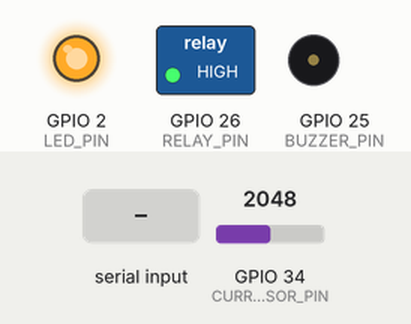
A sketch run on a simulated ESP32. Shown: switched loads named in the sketch (green lamp = pin HIGH), output pins drawn as LEDs (lit = HIGH), buzzer (waves = sounding, pin HIGH). The inputs (shaded band) are chosen by the test bench; at power-on: GPIO 34 (CURRENT_SENSOR_PIN) = 2048. WiFi joins after 1.5 s; servers stay silent unless stated; uploads are accepted with an empty reply; EEPROM starts erased; what the sketch prints to the serial monitor is not drawn. At 17.4 s the program restarts the board; the recording ends there.

Above: at 3.1 s.
3.2 s: "ON" received over Serial
At 6.5 s:
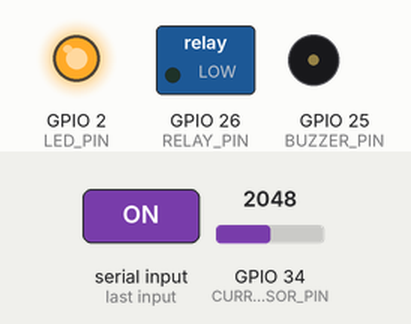
7.4 s: "OFF" received over Serial
At 9.47 s:
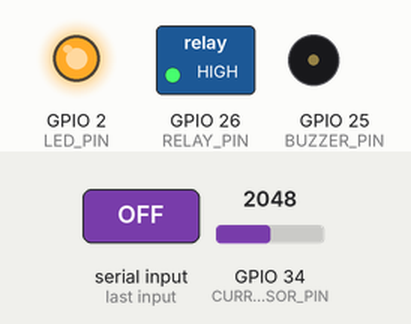
11.1 s: "STOP" received over Serial
At 15.6 s:
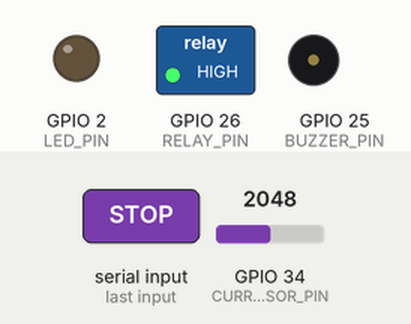
15.7 s: "RESET" received over Serial
At 16.3 s:
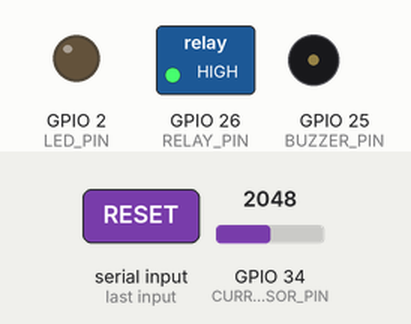
Timing chart, 0 to 17.4 s (numbered marks = the images above; inputs shaded):
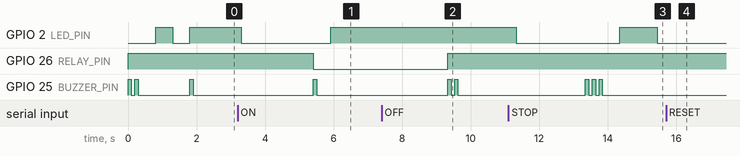

The sketch:

esp32_smart_meter.ino
```cpp
#include <WiFi.h>
#include <HTTPClient.h>
#include <ArduinoJson.h>
#include <EEPROM.h>

// WiFi Configuration
const char* ssid = "STUDENT";
const char* password = "cosmos1213";
const char* serverURL = "http://172.16.22.116/smart";

// Pin Definitions
#define CURRENT_SENSOR_PIN 34
#define RELAY_PIN 26
#define LED_PIN 2
#define BUZZER_PIN 25

// Sensor Configuration
float threshold = 0.3;
float calibrationOffset = 2.5;
float sensitivity = 0.1;

// System Variables
String lastCommand = "OFF";
String deviceStatus = "OFF";
unsigned long lastUpload = 0;
unsigned long lastCommandCheck = 0;
unsigned long uploadInterval = 5000;  // 5 seconds
unsigned long commandInterval = 3000; // 3 seconds
int reconnectAttempts = 0;
bool systemEnabled = true;

// Statistics
unsigned long totalReadings = 0;
float totalEnergy = 0;
float maxCurrent = 0;
float minCurrent = 999;

void setup() {
  Serial.begin(115200);
  Serial.println("=== ESP32 Smart Meter Starting ===");

  // Initialize pins
  pinMode(RELAY_PIN, OUTPUT);
  pinMode(LED_PIN, OUTPUT);
  pinMode(BUZZER_PIN, OUTPUT);

  // Initial state
  digitalWrite(RELAY_PIN, HIGH); // Relay OFF (assuming active LOW)
  digitalWrite(LED_PIN, LOW);

  // Initialize EEPROM for storing settings
  EEPROM.begin(512);

  // Startup beep
  beep(2);

  // Connect to WiFi
  connectWiFi();

  Serial.println("=== System Ready ===");
  beep(1);
}

void loop() {
  // Check WiFi connection
  if (WiFi.status() != WL_CONNECTED) {
    handleWiFiReconnect();
    return;
  }

  // Read current sensor
  float current = readCurrent();
  updateStatistics(current);

  // Check for commands periodically
  if (millis() - lastCommandCheck >= commandInterval) {
    getCommand();
    lastCommandCheck = millis();
  }

  // Control relay based on command
  controlRelay(lastCommand);

  // Upload data periodically
  if (millis() - lastUpload >= uploadInterval) {
    sendData(current, deviceStatus);
    lastUpload = millis();
  }

  // Status LED
  updateStatusLED();

  // Serial output for debugging
  printStatus(current);

  delay(1000); // Main loop delay
}

float readCurrent() {
  // Take multiple readings for accuracy
  float sum = 0;
  int samples = 10;

  for (int i = 0; i < samples; i++) {
    int adc = analogRead(CURRENT_SENSOR_PIN);
    float voltage = adc * (3.3 / 4095.0);
    float current = (voltage - calibrationOffset) / sensitivity;

    // Filter noise
    if (abs(current) < threshold) current = 0;
    sum += abs(current);
    delay(10);
  }

  float avgCurrent = sum / samples;

  // Limit maximum reading (safety)
  if (avgCurrent > 50.0) avgCurrent = 50.0;

  return avgCurrent;
}

void controlRelay(String cmd) {
  bool newState = (cmd == "ON");
  bool currentState = (digitalRead(RELAY_PIN) == LOW);

  if (newState != currentState) {
    digitalWrite(RELAY_PIN, newState ? LOW : HIGH);
    deviceStatus = newState ? "ON" : "OFF";

    // Feedback
    beep(newState ? 1 : 2);
    Serial.println("Relay " + String(deviceStatus));

    // Send immediate status update
    sendStatusUpdate();
  }
}

void getCommand() {
  if (WiFi.status() != WL_CONNECTED) return;

  HTTPClient http;
  http.begin(String(serverURL) + "/get_status.php");
  http.setTimeout(5000);

  int httpCode = http.GET();

  if (httpCode == 200) {
    String response = http.getString();

    // Parse JSON response
    DynamicJsonDocument doc(1024);
    DeserializationError error = deserializeJson(doc, response);

    if (!error && doc["status"] == "success") {
      String newCommand = doc["data"]["last_command"];

      if (newCommand != lastCommand && (newCommand == "ON" || newCommand == "OFF")) {
        lastCommand = newCommand;
        Serial.println("New command received: " + newCommand);
      }
    } else {
      // Fallback: parse simple response
      int cmdIndex = response.indexOf("\"command\":");
      if (cmdIndex > 0) {
        int startQuote = response.indexOf("\"", cmdIndex + 10);
        int endQuote = response.indexOf("\"", startQuote + 1);
        if (startQuote > 0 && endQuote > 0) {
          lastCommand = response.substring(startQuote + 1, endQuote);
        }
      }
    }
  } else {
    Serial.println("Command fetch failed: " + String(httpCode));
  }

  http.end();
}

void sendData(float current, String status) {
  if (WiFi.status() != WL_CONNECTED) return;

  HTTPClient http;
  String url = String(serverURL) + "/upload_current.php?current=" +
               String(current, 2) + "&relay=" + status +
               "&device_id=ESP32_001&firmware=v2.0";

  http.begin(url);
  http.setTimeout(10000);

  int httpCode = http.GET();

  if (httpCode == 200) {
    String response = http.getString();

    // Parse response for feedback
    if (response.indexOf("\"status\":\"success\"") > 0) {
      totalReadings++;
      reconnectAttempts = 0; // Reset on successful upload
    }
  } else {
    Serial.println("Upload failed: " + String(httpCode));
    reconnectAttempts++;
  }

  http.end();
}

void sendStatusUpdate() {
  if (WiFi.status() != WL_CONNECTED) return;

  HTTPClient http;
  String url = String(serverURL) + "/device_status.php?device_id=ESP32_001&status=" +
               deviceStatus + "&uptime=" + String(millis()/1000);

  http.begin(url);
  http.GET();
  http.end();
}

void connectWiFi() {
  Serial.println("Connecting to WiFi: " + String(ssid));
  WiFi.begin(ssid, password);

  int attempts = 0;
  while (WiFi.status() != WL_CONNECTED && attempts < 30) {
    delay(500);
    Serial.print(".");
    attempts++;

    // Blink LED during connection
    digitalWrite(LED_PIN, !digitalRead(LED_PIN));
  }

  if (WiFi.status() == WL_CONNECTED) {
    Serial.println("\nWiFi Connected!");
    Serial.println("IP Address: " + WiFi.localIP().toString());
    Serial.println("Signal Strength: " + String(WiFi.RSSI()) + " dBm");
    digitalWrite(LED_PIN, HIGH);
  } else {
    Serial.println("\nWiFi Connection Failed!");
    digitalWrite(LED_PIN, LOW);
  }
}

void handleWiFiReconnect() {
  Serial.println("WiFi disconnected. Attempting reconnection...");
  digitalWrite(LED_PIN, LOW);

  WiFi.disconnect();
  delay(1000);
  connectWiFi();
}

void updateStatistics(float current) {
  if (current > maxCurrent) maxCurrent = current;
  if (current < minCurrent && current > 0) minCurrent = current;

  // Calculate energy (simplified)
  totalEnergy += (current * 220 * 1) / (1000 * 3600); // kWh per second
}

void updateStatusLED() {
  static unsigned long lastBlink = 0;
  static bool ledState = false;

  if (WiFi.status() == WL_CONNECTED) {
    if (deviceStatus == "ON") {
      // Solid ON when relay is active
      digitalWrite(LED_PIN, HIGH);
    } else {
      // Slow blink when connected but relay OFF
      if (millis() - lastBlink > 1000) {
        ledState = !ledState;
        digitalWrite(LED_PIN, ledState);
        lastBlink = millis();
      }
    }
  } else {
    // Fast blink when disconnected
    if (millis() - lastBlink > 200) {
      ledState = !ledState;
      digitalWrite(LED_PIN, ledState);
      lastBlink = millis();
    }
  }
}

void beep(int times) {
  for (int i = 0; i < times; i++) {
    digitalWrite(BUZZER_PIN, HIGH);
    delay(100);
    digitalWrite(BUZZER_PIN, LOW);
    if (i < times - 1) delay(100);
  }
}

void printStatus(float current) {
  static unsigned long lastPrint = 0;

  if (millis() - lastPrint >= 5000) { // Print every 5 seconds
    Serial.println("=== Status Report ===");
    Serial.printf("Current: %.2f A\n", current);
    Serial.printf("Relay: %s\n", deviceStatus.c_str());
    Serial.printf("WiFi: %s (RSSI: %d dBm)\n",
                  WiFi.status() == WL_CONNECTED ? "Connected" : "Disconnected",
                  WiFi.RSSI());
    Serial.printf("Uptime: %lu seconds\n", millis()/1000);
    Serial.printf("Total Readings: %lu\n", totalReadings);
    Serial.printf("Max Current: %.2f A\n", maxCurrent);
    Serial.printf("Total Energy: %.6f kWh\n", totalEnergy);
    Serial.println("====================");

    lastPrint = millis();
  }
}

// Emergency stop function (can be called via serial)
void emergencyStop() {
  digitalWrite(RELAY_PIN, HIGH); // Turn OFF
  deviceStatus = "OFF";
  lastCommand = "OFF";
  beep(3);
  Serial.println("EMERGENCY STOP ACTIVATED!");
  sendStatusUpdate();
}

// Serial command handler
void serialEvent() {
  if (Serial.available()) {
    String command = Serial.readString();
    command.trim();

    if (command == "STOP") {
      emergencyStop();
    } else if (command == "ON") {
      lastCommand = "ON";
    } else if (command == "OFF") {
      lastCommand = "OFF";
    } else if (command == "STATUS") {
      printStatus(readCurrent());
    } else if (command == "RESET") {
      ESP.restart();
    }
  }
}
```

Measured:
- after the input at 3.2 s, GPIO 26 (RELAY_PIN): HIGH → LOW after 2.2 s; GPIO 25 (BUZZER_PIN): LOW → HIGH after 2.2 s, → LOW 0.10 s later
- after the input at 7.4 s, GPIO 26 (RELAY_PIN): LOW → HIGH after 1.9 s; GPIO 25 (BUZZER_PIN): alternates HIGH for 0.10 s and LOW for 0.10 s, 4 changes in all, then stays LOW, starting after 1.9 s
- after the input at 11.1 s, GPIO 25 (BUZZER_PIN): alternates HIGH for 0.10 s and LOW for 0.10 s, 6 changes in all, then stays LOW, starting after 2.2 s
- after the input at 15.7 s, GPIO 2 (LED_PIN): stays LOW (without the input it goes to HIGH after 1.0 s)
